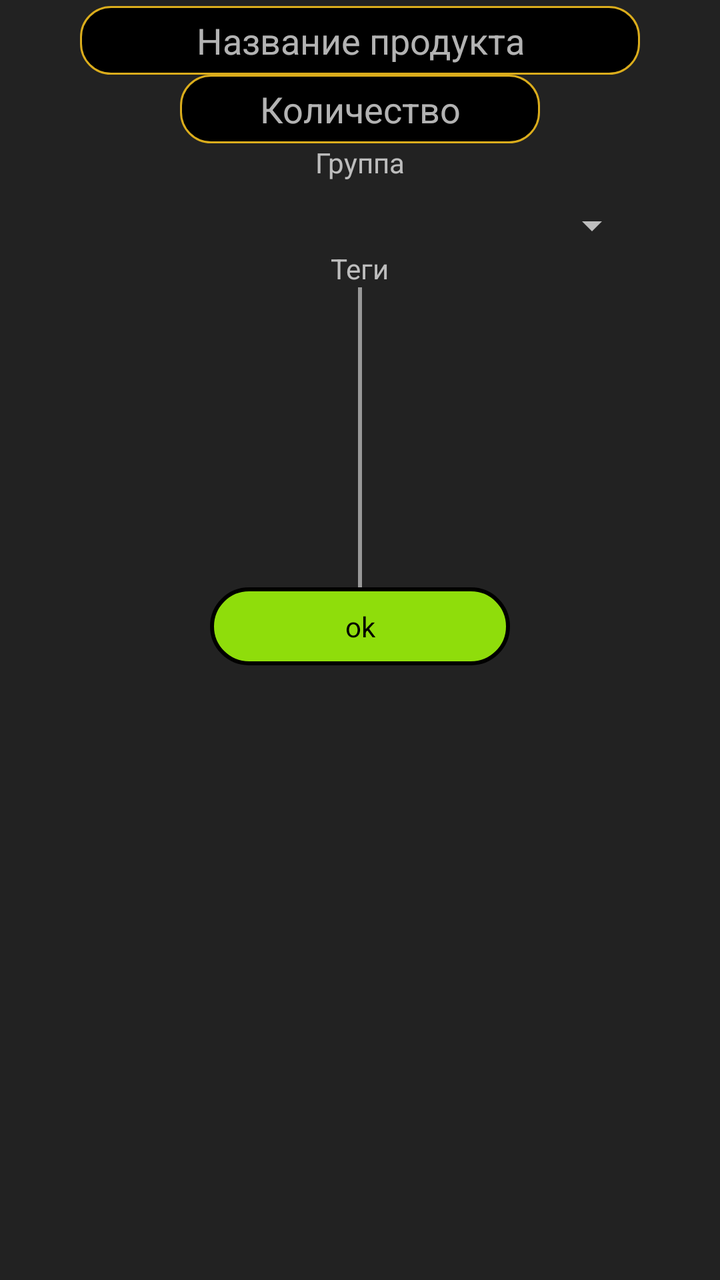
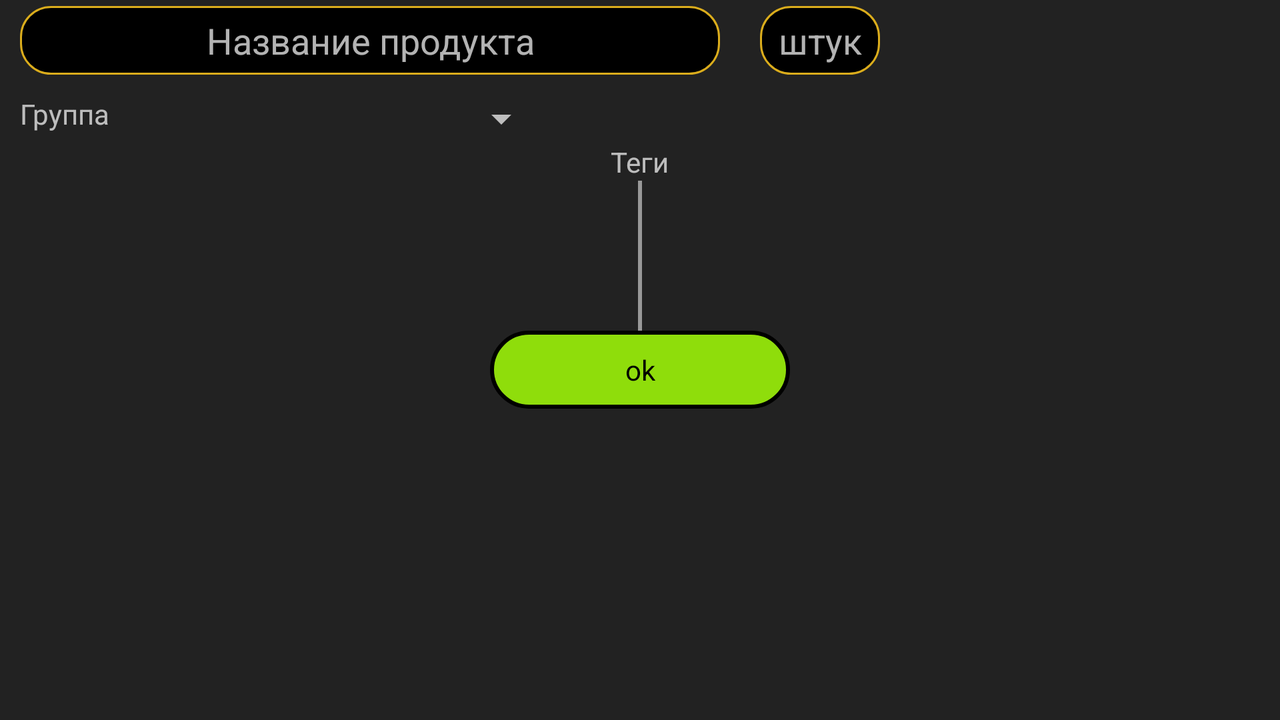

One screen, two layout resources from the same app: the default and the repository's alternative for another configuration. Each is rendered where Android would select it; the XML of both is given below.
<!-- AndroidManifest.xml: application theme AppTheme -->
<!-- res/layout/add_note_dialog_layout.xml -->
<?xml version="1.0" encoding="utf-8"?>
<LinearLayout
		xmlns:android="http://schemas.android.com/apk/res/android"
		android:layout_height="match_parent"
		android:layout_width="match_parent"
		android:gravity="center_horizontal"
		android:orientation="vertical">
	<EditText
			android:layout_width="match_parent"
			android:layout_height="wrap_content"
			android:hint="Название продукта"
			android:gravity="center"
			android:layout_marginRight="40dp"
			android:layout_marginLeft="40dp"
			android:layout_marginTop="3dp"
			android:id="@+id/titleInput"/>
	<EditText
			android:layout_width="match_parent"
			android:layout_height="wrap_content"
			android:hint="Количество"
			android:gravity="center"
			android:layout_marginRight="90dp"
			android:layout_marginLeft="90dp"
			android:inputType="number"
			android:id="@+id/nInput"/>
	<TextView
			android:layout_width="wrap_content"
			android:layout_height="wrap_content"
			android:text="Группа"
			android:id="@+id/groupTxt"/>
	<Spinner
			android:layout_width="match_parent"
			android:layout_height="wrap_content"
			android:layout_marginTop="10dp"
			android:layout_marginLeft="40dp"
			android:layout_marginRight="40dp"
			android:id="@+id/spinnerGroup"/>
	<TextView
			android:layout_width="wrap_content"
			android:layout_height="wrap_content"
			android:text="Теги"/>
	<LinearLayout
			android:layout_width="match_parent"
			android:layout_height="150dp" >
		<ListView
				android:layout_width="match_parent"
				android:layout_height="match_parent"
				android:layout_weight="1"
				android:id="@+id/listSelected"/>
		<View
				android:layout_width="2dp"
				android:layout_height="match_parent"
				android:background="#999999"/>
		<ListView
				android:layout_width="match_parent"
				android:layout_height="match_parent"
				android:layout_weight="1"
				android:id="@+id/listRemaining"/>
	</LinearLayout >
	<Button
			android:layout_width="wrap_content"
			android:layout_height="wrap_content"
			android:text="ok"
			android:textColor="@color/pure_black"
			android:background="@drawable/button_selector_green"
			android:id="@+id/btnOk"/>
</LinearLayout>
<!-- resources referenced by this layout -->
<resources>
  <color name="pure_black">#000000</color>
  <style name="AppTheme" parent="Theme.AppCompat.NoActionBar">
  		<item name="colorPrimary">@color/colorPrimary</item>
  		<item name="colorPrimaryDark">@color/colorPrimaryDark</item>
  		<item name="colorAccent">@color/colorAccent</item>
  		<item name="android:windowBackground">@color/list_element_solid</item>
  
  		<item name="buttonStyle">@style/BasicButtonStyle</item>
  		<item name="android:buttonStyle">@style/BasicButtonStyle</item>
  		<item name="autoCompleteTextViewStyle">@style/BasicEditText</item>
  		<item name="editTextStyle">@style/BasicEditText</item>
  	</style>
  <color name="lightGreenPassive">#B3CA8B</color>
  <color name="lightGreenActive">#8FDD0B</color>
  <color name="bright_red">#FF0000</color>
  <color name="colorPrimary">#3F51B5</color>
  <color name="colorPrimaryDark">#303F9F</color>
  <color name="colorAccent">#37b24a</color>
  <color name="list_element_solid">#222222</color>
  <style name="BasicButtonStyle">
  		<item name="android:textAllCaps">false</item>
  		<item name="android:minWidth">150dp</item>
  		<item name="android:minHeight">35dp</item>
  		<item name="android:focusable">true</item>
  		<item name="android:gravity">center</item>
  		<item name="android:textSize">14sp</item>
  	</style>
  <style name="BasicEditText" parent="Base.V7.Widget.AppCompat.EditText">
  		<item name="android:layout_marginTop">2dp</item>
  		<item name="android:layout_marginBottom">2dp</item>
  		<item name="android:gravity">center</item>
  		<item name="android:singleLine">true</item>
  		<item name="android:paddingBottom">5dp</item>
  		<item name="android:paddingTop">5dp</item>
  		<item name="android:textColor">@color/bright_yellow</item>
  		<item name="android:textColorHighlight">@color/bright_red</item>
  		<item name="android:background">@drawable/edit_text_selector</item>
  		<item name="android:textCursorDrawable">@drawable/edit_text_cursor_selector</item>
  	</style>
  <color name="bright_yellow">#ffff00</color>
  <!-- drawable edit_text_selector (drawable) -->
  <?xml version="1.0" encoding="utf-8"?>
  <selector xmlns:android="http://schemas.android.com/apk/res/android">
  	<item>
  		<shape>
  			<solid
  					android:color="@color/pure_black"/>
  			<stroke
  					android:width="1dp"
  					android:color="@color/lightYellowActive"/>
  			<corners android:radius="15dp"/>
  		</shape>
  	</item>
  </selector>
  <!-- drawable edit_text_cursor_selector (drawable) -->
  <?xml version="1.0" encoding="utf-8"?>
  <selector xmlns:android="http://schemas.android.com/apk/res/android">
  	<item>
  		<shape>
  			<solid android:color="@color/bright_yellow"/>
  			<size android:width="1dp"/>
  		</shape>
  	</item>
  </selector>
  <color name="lightYellowActive">#DBAD1C</color>
  <!-- some entries are left out for length -->
</resources>
<!-- res/layout-land/add_note_dialog_layout.xml (the repository's variant of the layout above) -->
<!-- drawn on the phone turned sideways -->
<?xml version="1.0" encoding="utf-8"?>
<LinearLayout
		xmlns:android="http://schemas.android.com/apk/res/android"
		android:layout_height="match_parent"
		android:layout_width="match_parent"
		android:gravity="center_horizontal"
		android:orientation="vertical">
	<LinearLayout
			android:layout_width="match_parent"
			android:layout_height="wrap_content"
			android:layout_marginTop="3dp"
			android:orientation="horizontal">
		<EditText
				android:layout_width="350dp"
				android:layout_height="wrap_content"
				android:hint="Название продукта"
				android:gravity="center"
				android:layout_marginRight="20dp"
				android:layout_marginLeft="10dp"
				android:id="@+id/titleInput"/>
		<EditText
				android:layout_width="60dp"
				android:layout_height="wrap_content"
				android:hint="штук"
				android:gravity="center"
				android:layout_marginRight="10dp"
				android:inputType="number"
				android:id="@+id/nInput"/>
	</LinearLayout >
	<LinearLayout
			android:layout_width="match_parent"
			android:layout_height="wrap_content"
			android:layout_marginTop="10dp"
			android:orientation="horizontal">
		<TextView
				android:layout_width="wrap_content"
				android:layout_height="wrap_content"
				android:layout_marginLeft="10dp"
				android:text="Группа"
				android:id="@+id/groupTxt"/>
		<Spinner
				android:layout_width="200dp"
				android:layout_height="wrap_content"
				android:layout_marginLeft="20dp"
				android:id="@+id/spinnerGroup"/>
	</LinearLayout>
	<TextView
			android:layout_width="wrap_content"
			android:layout_height="wrap_content"
			android:text="Теги"/>
	<LinearLayout
			android:layout_width="match_parent"
			android:layout_height="75dp" >
		<ListView
				android:layout_width="match_parent"
				android:layout_height="match_parent"
				android:layout_weight="1"
				android:id="@+id/listSelected"/>
		<View
				android:layout_width="2dp"
				android:layout_height="match_parent"
				android:background="#999999"/>
		<ListView
				android:layout_width="match_parent"
				android:layout_height="match_parent"
				android:layout_weight="1"
				android:id="@+id/listRemaining"/>
	</LinearLayout >
	<Button
			android:layout_width="wrap_content"
			android:layout_height="wrap_content"
			android:text="ok"
			android:textColor="@color/pure_black"
			android:background="@drawable/button_selector_green"
			android:id="@+id/btnOk"/>
</LinearLayout>
